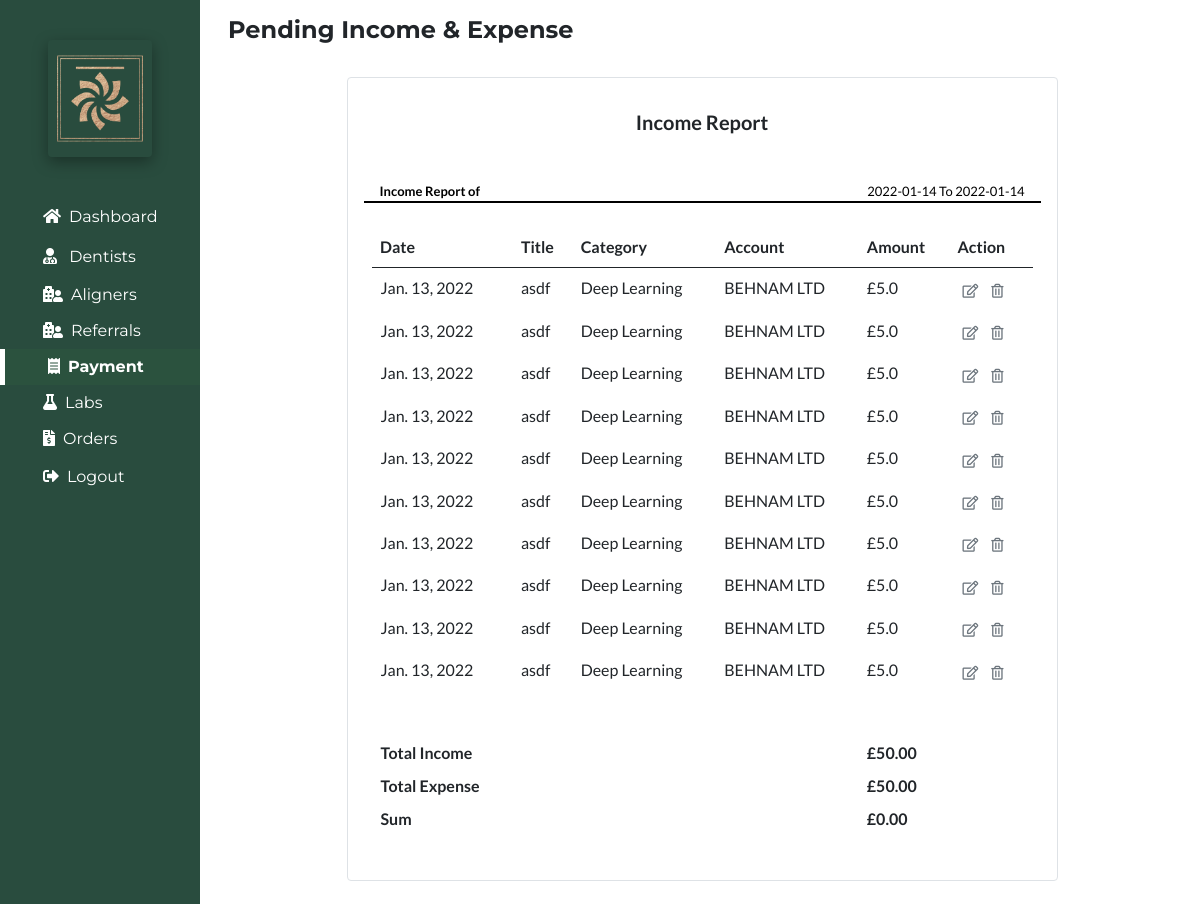
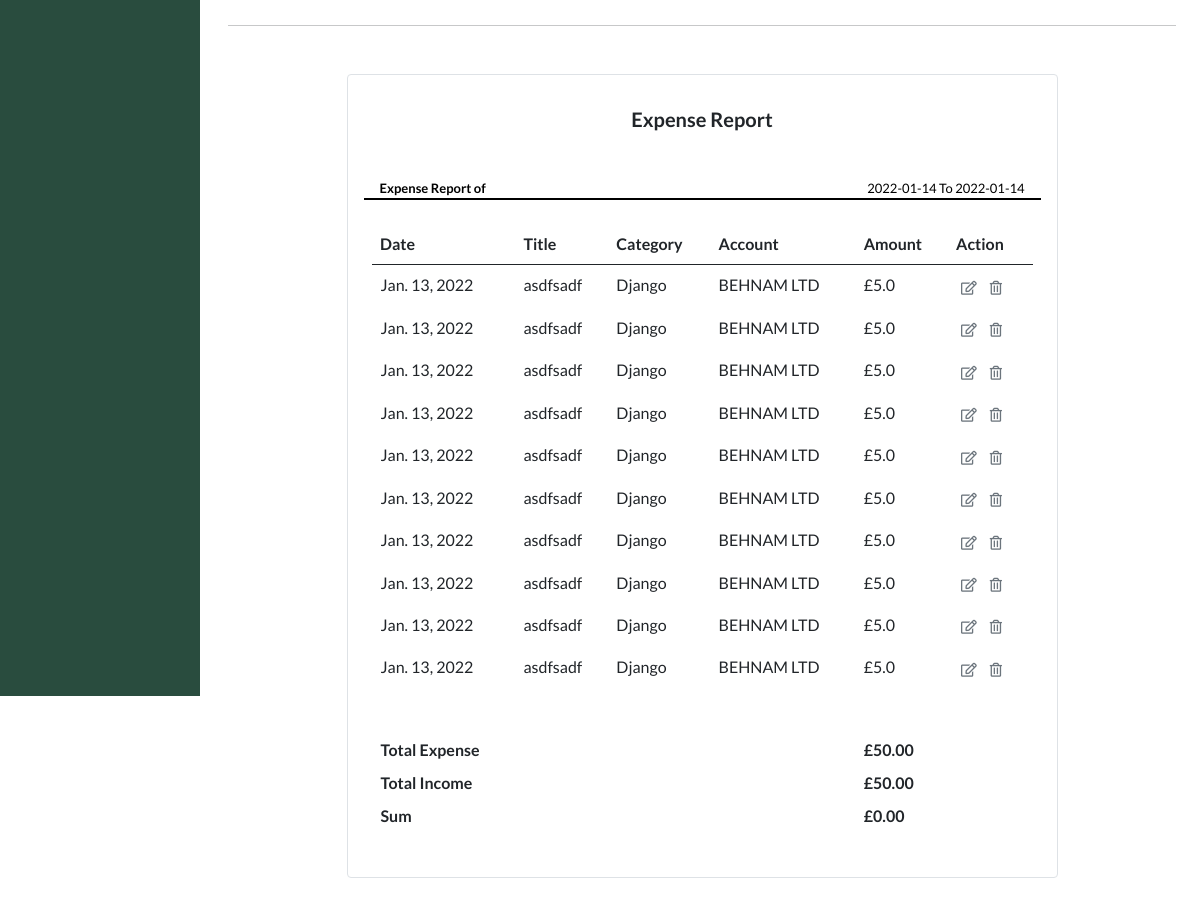
The page /incomeandexpensereport (signed in) on the database its author committed (2 pictures, top to bottom).
### portfolioApp/models.py (models this page shows, shortened)
class Income(models.Model):
    Date=models.DateField()
    Title=models.CharField(max_length=50)
    Category=models.CharField(max_length=50)
    Account=models.CharField(max_length=50)
    Amount=models.FloatField()
    Status=models.CharField(max_length=20,null=True)
    Note=models.TextField()
    Repeat=models.CharField(max_length=20,null=True)
    RepeatStatus=models.CharField(max_length=20,null=True,default="On")

class Expense(models.Model):
    Date=models.DateField()
    Title=models.CharField(max_length=50)
    Category=models.CharField(max_length=50)
    Account=models.CharField(max_length=50)
    Amount=models.FloatField()
    Status=models.CharField(max_length=20,null=True)
    Note=models.TextField()
    Repeat=models.CharField(max_length=20,null=True)

### portfolioApp/views.py (the view)
# urls.py: path('incomeandexpensereport', views.incomeandexpensereport, name='incomeandexpensereport'),
@login_required(login_url='login')
def incomeandexpensereport(request):
    date=datetime.now().strftime("%Y-%m-%d")
    StartDate=date
    EndDate=date
    incomereport=Income.objects.filter(Status="Pending").order_by('-Date')
    incometotal= Income.objects.filter(Status="Pending").aggregate(Sum('Amount')).get('Amount__sum') or 0
    expensereport=Expense.objects.filter(Status="Pending").order_by('-Date')
    expensetotal= Expense.objects.filter(Status="Pending").aggregate(Sum('Amount')).get('Amount__sum') or 0
    total=incometotal-expensetotal
    context={
        'payment':'active',
        'incomereport':incomereport,
        'expensereport':expensereport,
        'date':date,
        'incometotal':incometotal,
        'expensetotal':expensetotal,
        'total':total,
        'StartDate':StartDate,
        'EndDate':EndDate,
    }
    return render(request,'incomeandexpensereport.html',context)

### portfolioApp/templates/incomeandexpensereport.html (shortened to what this page needs)
{% extends 'base.html' %}
{% load static %}
{% block body %}
<section class="px-4">
<h4 class="py-3"><b>Pending Income & Expense</b></h4>
<div class="pb-5">
<div class="report col-sm-9 my-3 table-responsive border rounded p-3"style="margin:auto;font-size:16px;"id="printableArea1">
<div class="title text-center my-3">
<h6><b>Income Report</b></h6>
</div>
<div class="date d-flex justify-content-between mx-3 mt-5">
<span><b style="font-size:13px;color:black;">Income Report of</b></span>
<span style="font-size:13px;color:black;">{{StartDate}} To {{EndDate}}</span>
</div>
<div class="line"style="border:1px solid black;"></div>
<div class="mx-2 my-4">
<table class="table" style="">
<thead class=" text-dark">
<tr>
<th scope="col">Date</th>
<th scope="col">Title</th>
<th scope="col">Category</th>
<th scope="col">Account</th>
<th scope="col">Amount</th>
<th scope="col">Action</th>
</tr>
</thead>
<tbody>
{% for incomereport in incomereport %}
<tr style="border:1px solid white;">
<td>{{incomereport.Date}}</td>
<td>{{incomereport.Title}}</td>
<td>{{incomereport.Category}}</td>
<td>{{incomereport.Account}}</td>
<td>£{{incomereport.Amount}}</td>
<td>
<a href="/editincome/{{incomereport.id}}" class="btn btn-sm text-secondary mx-1 p-0"style="background:none"><i class="far fa-edit"></i></a>
<a href="/deleteincome/{{incomereport.id}}" class="btn btn-sm text-secondary mx-1 p-0"style="background:none"><i class="far fa-trash-alt"></i></a>
</td>
</tr>
{% endfor %}
<tr class="text-dark"style="border:1px solid white;">
<td class="pt-5"><b>Total Income</b></td>
<td class="pt-5"></td>
<td class="pt-5"></td>
<td class="pt-5"></td>
<td class="pt-5"><b>£{{incometotal|floatformat:2}}</b></td>
</tr>
<tr class="text-dark"style="border:1px solid white;">
<td class="pt-0"><b>Total Expense</b></td>
<td class="pt-0"></td>
<td class="pt-0"></td>
<td class="pt-0"></td>
<td class="pt-0"><b>£{{expensetotal|floatformat:2}}</b></td>
</tr>
<tr class="text-dark"style="border:1px solid white;">
<td class="pt-0"><b>Sum</b></td>
<td class="pt-0"></td>
<td class="pt-0"></td>
<td class="pt-0"></td>
<td class="pt-0"><b>£{{total|floatformat:2}}</b></td>
</tr>
</tbody>
</table>
</div>
</div>
<hr class="my-5">
<div class="report col-sm-9 my-3 table-responsive border rounded p-3"style="margin:auto;font-size:16px;"id="printableArea2">
<div class="title text-center my-3">
<h6><b>Expense Report</b></h6>
</div>
<div class="date d-flex justify-content-between mx-3 mt-5">
<span><b style="font-size:13px;color:black;">Expense Report of</b></span>
<span style="font-size:13px;color:black;">{{StartDate}} To {{EndDate}}</span>
</div>
<div class="line"style="border:1px solid black;"></div>
<div class="mx-2 my-4">
<table class="table" style="">
<thead class=" text-dark">
<tr>
<th scope="col">Date</th>
<th scope="col">Title</th>
<th scope="col">Category</th>
<th scope="col">Account</th>
<th scope="col">Amount</th>
<th scope="col">Action</th>
</tr>
</thead>
<tbody>
{% for expensereport in expensereport %}
<tr style="border:1px solid white;">
<td>{{expensereport.Date}}</td>
<td>{{expensereport.Title}}</td>
<td>{{expensereport.Category}}</td>
<td>{{expensereport.Account}}</td>
<td>£{{expensereport.Amount}}</td>
<td>
<a href="/editexpense/{{expensereport.id}}" class="btn btn-sm text-secondary mx-1 p-0"style="background:none"><i class="far fa-edit"></i></a>
<a href="/deleteexpense/{{expensereport.id}}" class="btn btn-sm text-secondary mx-1 p-0"style="background:none"><i class="far fa-trash-alt"></i></a>
</td>
</tr>
{% endfor %}
<tr class="text-dark"style="border:1px solid white;">
<td class="pt-5"><b>Total Expense</b></td>
<td class="pt-5"></td>
<td class="pt-5"></td>
<td class="pt-5"></td>
<td class="pt-5"><b>£{{expensetotal|floatformat:2}}</b></td>
</tr>
<tr class="text-dark"style="border:1px solid white;">
<td class="pt-0"><b>Total Income</b></td>
<td class="pt-0"></td>
<td class="pt-0"></td>
<td class="pt-0"></td>
<td class="pt-0"><b>£{{incometotal|floatformat:2}}</b></td>
</tr>
<tr class="text-dark"style="border:1px solid white;">
<td class="pt-0"><b>Sum</b></td>
<td class="pt-0"></td>
<td class="pt-0"></td>
<td class="pt-0"></td>
<td class="pt-0"><b>£{{total|floatformat:2}}</b></td>
</tr>
</tbody>
</table>
</div>
</div>
</div>
</section>
{% endblock body %}

### portfolioApp/templates/base.html (style rules this page uses)
body { margin:0px; padding:0px; font-family: 'Lato', sans-serif; overflow-x: hidden; background:white; }
span,p { font-size:11px; color:black; }
h4 { font-family: 'Montserrat', sans-serif; }
::placeholder { color:#797979 !important; }
.btn { border-radius:5px; padding:5px 10px 5px 10px; background:#1B3229; }

### portfolioApp/templates/sidebar.html (style rules this page uses)
body { margin:0px; padding:0px; font-family: 'Lato', sans-serif; overflow-x: hidden; background:white; }
span { font-size:11px; color:black; }
h4 { font-family: 'Montserrat', sans-serif; font-size:24px; }
h6 { font-size:20px; }
::placeholder { color:#797979 !important; }
.btn { border-radius:5px; padding:5px 10px 5px 10px; background:#1B3229; }

### rows shown on the page
Income: Date "Jan. 13, 2022", Title "asdf", Category "Deep Learning", Account "BEHNAM LTD", Amount "5.0"
Income: Date "Jan. 13, 2022", Title "asdf", Category "Deep Learning", Account "BEHNAM LTD", Amount "5.0"
Income: Date "Jan. 13, 2022", Title "asdf", Category "Deep Learning", Account "BEHNAM LTD", Amount "5.0"
Income: Date "Jan. 13, 2022", Title "asdf", Category "Deep Learning", Account "BEHNAM LTD", Amount "5.0"
Income: Date "Jan. 13, 2022", Title "asdf", Category "Deep Learning", Account "BEHNAM LTD", Amount "5.0"
Income: Date "Jan. 13, 2022", Title "asdf", Category "Deep Learning", Account "BEHNAM LTD", Amount "5.0"
Income: Date "Jan. 13, 2022", Title "asdf", Category "Deep Learning", Account "BEHNAM LTD", Amount "5.0"
Income: Date "Jan. 13, 2022", Title "asdf", Category "Deep Learning", Account "BEHNAM LTD", Amount "5.0"
Income: Date "Jan. 13, 2022", Title "asdf", Category "Deep Learning", Account "BEHNAM LTD", Amount "5.0"
Income: Date "Jan. 13, 2022", Title "asdf", Category "Deep Learning", Account "BEHNAM LTD", Amount "5.0"
Expense: Date "Jan. 13, 2022", Title "asdfsadf", Category "Django", Account "BEHNAM LTD", Amount "5.0"
Expense: Date "Jan. 13, 2022", Title "asdfsadf", Category "Django", Account "BEHNAM LTD", Amount "5.0"
Expense: Date "Jan. 13, 2022", Title "asdfsadf", Category "Django", Account "BEHNAM LTD", Amount "5.0"
Expense: Date "Jan. 13, 2022", Title "asdfsadf", Category "Django", Account "BEHNAM LTD", Amount "5.0"
Expense: Date "Jan. 13, 2022", Title "asdfsadf", Category "Django", Account "BEHNAM LTD", Amount "5.0"
Expense: Date "Jan. 13, 2022", Title "asdfsadf", Category "Django", Account "BEHNAM LTD", Amount "5.0"
Expense: Date "Jan. 13, 2022", Title "asdfsadf", Category "Django", Account "BEHNAM LTD", Amount "5.0"
Expense: Date "Jan. 13, 2022", Title "asdfsadf", Category "Django", Account "BEHNAM LTD", Amount "5.0"
Expense: Date "Jan. 13, 2022", Title "asdfsadf", Category "Django", Account "BEHNAM LTD", Amount "5.0"
Expense: Date "Jan. 13, 2022", Title "asdfsadf", Category "Django", Account "BEHNAM LTD", Amount "5.0"

### other values the page prints
{{ incometotal|floatformat:2 }} "50.00"
{{ expensetotal|floatformat:2 }} "50.00"
{{ total|floatformat:2 }} "0.00"
